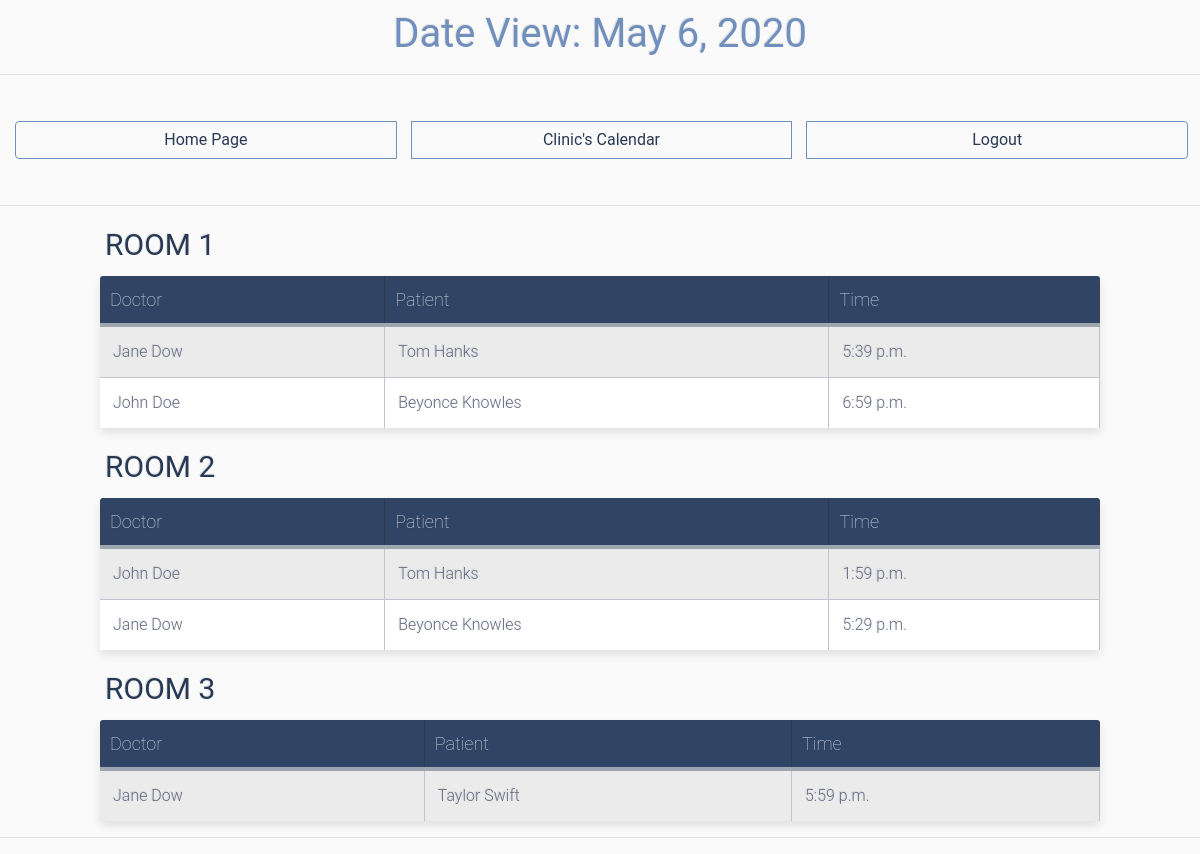
The page /reception_desk/date-view/2020-05-06 on the database its author committed.
### general_models/models.py (models this page shows, shortened)
class Appointment(models.Model):
    doctor = models.ForeignKey(Doctor, on_delete=models.CASCADE)
    patient = models.ForeignKey(Patient, on_delete=models.CASCADE, null=True)
    date = models.DateField()
    time = models.TimeField()
    room = models.CharField(max_length=30, null=True)
    assigned = models.BooleanField( default=False)
    done = models.BooleanField( default=False)

class Doctor(models.Model):
    user = models.OneToOneField(User, on_delete=models.CASCADE)
    specialty = models.CharField(max_length=30)
    license_number = models.CharField(max_length=30, blank=True)
    def __str__(self):
        return self.user.first_name +' ' + self.user.last_name
    def __lt__(self, other):
        return str(self)<str(other)

class Patient(models.Model):
    first_name = models.CharField(max_length=30)
    last_name = models.CharField(max_length=30)
    gender = models.CharField(max_length=1, null=True)
    clinic_identifying_number = models.CharField(max_length=30)
    visa_number = models.CharField(max_length=30)
    language = models.CharField(max_length=30, default='English')
    phone_number = models.CharField(max_length=30, blank=True)
    origin_country = models.CharField(max_length=30, blank=True)
    date_of_birth = models.DateField(null=True)
    def __str__(self):
        return self.first_name + " " + self.last_name + "\n"

### reception_desk/views.py (the view)
# urls.py: path('date-view/<str:my_date>', views.date_view , name='date-view'),
def date_view(request, my_date):
    wanted_year = int(my_date[0:4])
    wanted_month = int(my_date[5:7])
    wanted_day = int(my_date[8:10])
    try:
        wanted_date = date(wanted_year, wanted_month, wanted_day)
    except:
        return render(request,'reception_desk/date_error.html') #case the given date is not valid
    appointment_list = gm.Appointment.objects.filter(date = wanted_date).order_by("time")
    rooms = sorted(set(appointment.room for appointment in  appointment_list))
    docs = sorted(set(appointment.doctor for appointment in  appointment_list))
    drooms = OrderedDict()
    for room in rooms:
        drooms[room]=[]
    ddocs = OrderedDict()
    for doc in docs:
        ddocs[doc]=[]
    for appointment in appointment_list:
        drooms[appointment.room ].append(appointment)
        ddocs[appointment.doctor].append(appointment)
    context = {'drooms':drooms,'ddocs':ddocs,'wanted_date':wanted_date,'appointment_list':appointment_list}
    return render(request, 'reception_desk/date.html', context)

### reception_desk/templates/reception_desk/date.html (shortened to what this page needs)
{% load static %}
<!doctype html>
<html lang="en">
<head>
  <link rel="stylesheet" href="https://maxcdn.bootstrapcdn.com/bootstrap/4.0.0/css/bootstrap.min.css">
  <link rel="stylesheet" href="https://use.fontawesome.com/releases/v5.0.10/css/all.css">
  <link rel="stylesheet" type="text/css" href="{% static 'doctor_interface/style_interface.css'%}">
</head>
<body>
  <h1 class="title", style="text-align:center"> Date View: {{ wanted_date }}</h1>
  <hr>
  <div class="btn-group clearfix" style="width: 99%">
    <a class="btn btn-info left clearfix" style="width:33.3%; border: 1px solid  #718fbd;" href="{% url 'home' %}">Home Page</a>
    <a class="btn btn-info left clearfix" style="width:33.3%; border: 1px solid  #718fbd;"  href="{% url 'reception_desk:calendar' %}" >Clinic's Calendar</a>
    <a class="btn btn-info left clearfix" style="width:33.3%; border: 1px solid  #718fbd;" href="{% url 'logout' %}" >Logout</a>
  </div>
  <hr>
  {% for room, app_list  in drooms.items %}
  <div class="table-title">
    <h3 style="color: #283955;">{{room}}</h3>
  </div>
  <table class="table-fill">
    <thead>
      <tr>
        <th>Doctor</th>
        <th>Patient</th>
        <th>Time</th>
      </tr>
    </thead>
    <tbody class="table-hover">
      {% for appointment in app_list %}
      <tr>
        <td>{{ appointment.doctor}}</td>
        <td>{{ appointment.patient}}</td>
        <td>{{ appointment.time }}</td>
      </tr>
      {% endfor %}
    </tbody>
  </table>
  {% endfor %}
  <hr>
</body>

### doctor_interface/static/doctor_interface/style_interface.css (style rules this page uses)
body { font-weight: 400; font-style:normal; font-family: "Roboto", helvetica, arial, sans-serif; background: #fafafa; }
div.table-title { display: block; margin: auto; max-width: 1000px; padding:5px; width: 100%; }
.table-title h3 { color: #283955; font-size: 30px; font-weight: 400; font-style:normal; font-family: "Roboto", helvetica, arial, sans-serif; text-shadow: -1px -1px 1px rgba(0, 0, 0, 0.1); text-transform:uppercase; }
.table-fill { background: white; font-family: "Roboto", helvetica, arial, sans-serif; border-radius:3px; border-collapse: collapse; height: 100px; margin: auto; max-width: 1000px; padding:5px; width: 100%; box-shadow: 0 5px 10px rgba(0, 0, 0, 0.1); animation: float 5s infinite; }
th { color:#D5DDE5; font-family: "Roboto", helvetica, arial, sans-serif; background: #304566; border-bottom:4px solid #9ea7af; border-right: 1px solid #343a45; font-size:18px; font-weight: 100; padding:10px; text-align:left; text-shadow: 0 1px 1px rgba(0, 0, 0, 0.1); vertical-align:middle; }
th:first-child { border-top-left-radius:3px; }
th:last-child { border-top-right-radius:3px; border-right:none; }
tr { border-top: 1px solid #C1C3D1; border-bottom: 1px solid #C1C3D1; font-family: "Roboto", helvetica, arial, sans-serif; color:#666B85; font-size:16px; font-weight:normal; text-shadow: 0 1px 1px rgba(256, 256, 256, 0.1); }
tr:first-child { border-top:none; }
tr:last-child { border-bottom:none; }
tr:nth-child(odd) td { background:#EBEBEB; }
td { background:#FFFFFF; font-family: "Roboto", helvetica, arial, sans-serif; padding:13px; text-align:left; vertical-align:middle; font-weight:300; font-size:16px; text-shadow: -1px -1px 1px rgba(0, 0, 0, 0.1); border-right: 1px solid #C1C3D1; }
.left { float: left; }
.btn { outline: none; color: #283955; background-color: transparent; box-shadow: 0 0 0 0; margin-right: 3px; }
.clearfix { margin: 15px; }
.title { text-align: center; margin: 10px; color: #718fbd; font-weight: 400; font-style:normal; font-family: "Roboto", helvetica, arial, sans-serif; text-shadow: -1px -1px 1px rgba(0, 0, 0, 0.1); }
a { color: #718fbd; }

### rows shown on the page
Appointment: room "ROOM 1", doctor "Jane Dow", patient "Tom Hanks", time "5:39 p.m."
Appointment: doctor "John Doe", patient "Beyonce Knowles", time "6:59 p.m."
Appointment: room "ROOM 2", doctor "John Doe", patient "Tom Hanks", time "1:59 p.m."
Appointment: doctor "Jane Dow", patient "Beyonce Knowles", time "5:29 p.m."
Appointment: room "ROOM 3", doctor "Jane Dow", patient "Taylor Swift", time "5:59 p.m."

### other values the page prints
{{ wanted_date }} "May 6, 2020"
